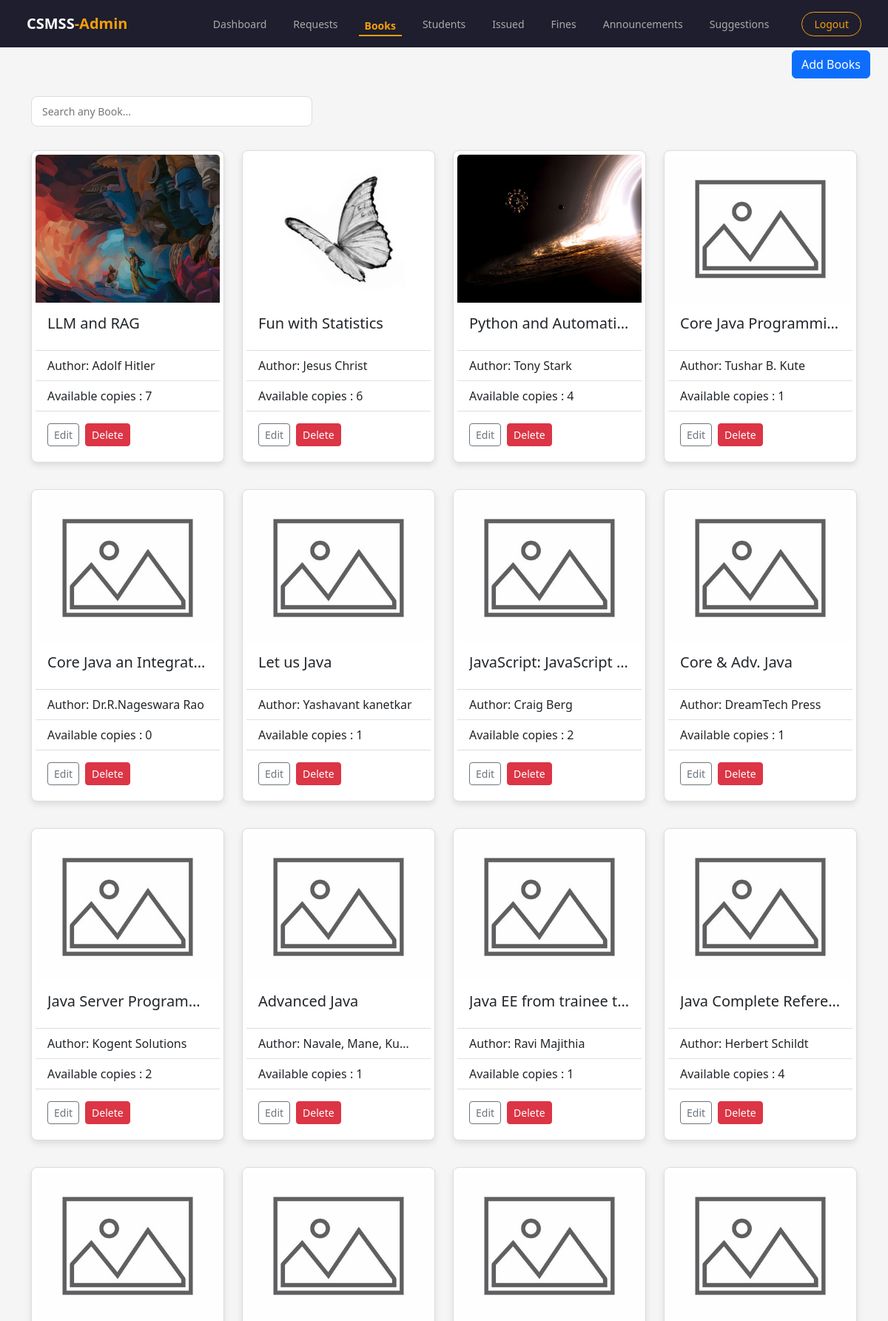
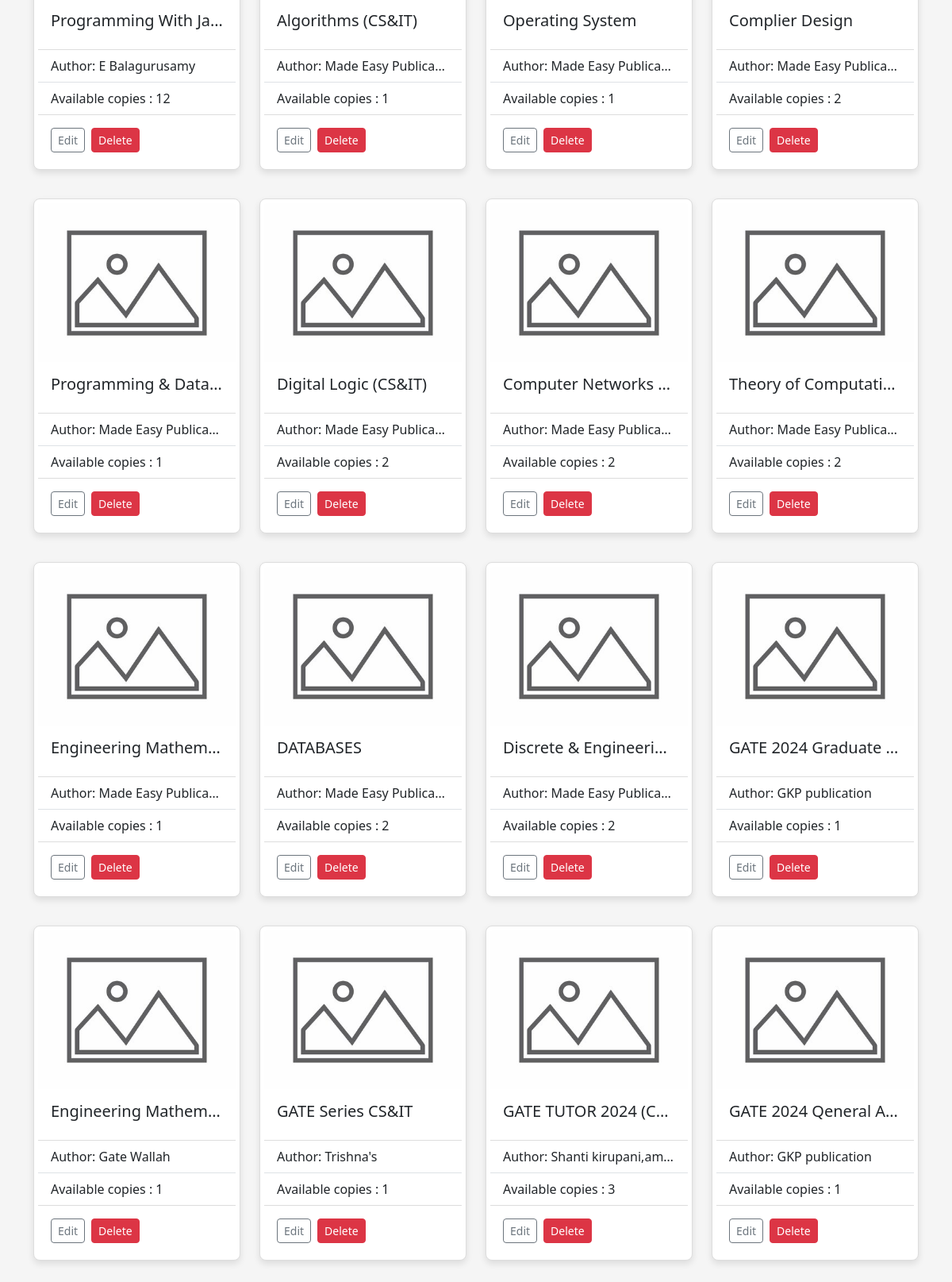
/admin/books (signed in, upper part), run on the app's committed database (2 pictures, top to bottom).
### models.py (models this page shows)
class Books(db.Model):
    __tablename__ = 'Books'
    id = db.Column(db.Integer, primary_key=True)
    title = db.Column(db.String(500), nullable=False)
    author = db.Column(db.String(500), nullable=False)
    isbn = db.Column(db.String(140), nullable=False)
    category_id = db.Column(db.Integer, nullable=False)
    total_copies = db.Column(db.Integer, nullable=False)
    available_copies = db.Column(db.Integer, nullable=False)
    cover_image = db.Column(db.String(200))

### app.py (the view)
@app.route('/admin/books', methods=['GET'])
def manage_book():
    if session.get('role') != 'admin':
        return redirect(url_for('admin_login'))
    books = Books.query.all()
    success = request.args.get('success')
    return render_template('admin/manage_books.html', books=books, success=success)

### templates/admin/manage_books.html (shortened to what this page needs)
{% extends 'base_admin.html' %}
{% block content %}
<div class="gap-2 d-md-flex justify-content-end mt-1 me-4 md-4">
<a class="btn btn-primary" href="/add_books" role="button">Add Books</a>
</div>
<div id="booksContainer" class="container mt-4">
    <div class="search-box mt-4">
        <input type="text" id="searchInput" placeholder="Search any Book...">
    </div>
    <div class="row" id=".card">
        {% for book in books | reverse %}
            <div class="col-6 col-md-4 col-lg-3 mt-3">
                <div class="card">
                    {% if book.cover_image %}
                    <img src="{{ url_for('static', filename='images/' + book.cover_image) }}" class="card-img-top" alt="" style="height: 200px; object-fit: cover;">
                    {% else %}
                    <img src="{{ url_for('static', filename='images/default.jpg') }}" class="card-img-top" alt="" style="height: 200px; object-fit: cover;">
                    {% endif %}
                    <div class="card-body">
                        <h5 class="card-title">{{ book.title }}</h5>
                    </div>
                    <ul class="list-group list-group-flush">
                        <li class="list-group-item text-truncate">Author: {{ book.author }}</li>
                        <li class="list-group-item">Available copies : {{ book.available_copies }}</li>
                    </ul>
                    <div class="card-body d-flex gap-2">
                        <a href="/admin/books/edit/{{ book.id }}/" class="btn btn-sm btn-outline-secondary">Edit</a>
                        <form action="{{ url_for('delete', book_id=book.id) }}" method="POST">
                            <button class="btn btn-sm btn-danger" type="submit" onclick="return confirm('Are you sure?')">Delete</button>
                        </form>
                    </div>
                </div>
            </div>
        {% endfor %}
    </div>
</div>
{% endblock %}

### static/css/style.css (style rules this page uses)
* { margin: 0; padding: 0; box-sizing: border-box; }
body { font-family: 'Segoe UI', sans-serif; min-height: 100vh; display: flex; flex-direction: column; }
a { text-decoration: none; color: inherit; }
.admin-body { background: #f5f5f5; }
.card { border: 1px solid #ddd; border-radius: 8px; padding: 5px; box-shadow: 0 4px 8px rgba(0,0,0,0.1); transition: transform 0.2s; margin-bottom: 20px; }
.search-box { margin-bottom: 16px; }
.search-box input { width: 100%; max-width: 380px; padding: 9px 14px; border: 1px solid #ddd; border-radius: 8px; font-size: 14px; outline: none; transition: border 0.2s; }
.card-title { white-space: nowrap; overflow: hidden; text-overflow: ellipsis; }

### data on the page
Books: cover_image (picture), title "LLM and RAG", author "Adolf Hitler", available_copies "7"
Books: cover_image (picture), title "Fun with Statistics", author "Jesus Christ", available_copies "6"
Books: cover_image (picture), title "Python and Automati…", author "Tony Stark", available_copies "4"
Books: title "Core Java Programmi…", author "Tushar B. Kute", available_copies "1"
Books: title "Core Java an Integrat…", author "Dr.R.Nageswara Rao", available_copies "0"
Books: title "Let us Java", author "Yashavant kanetkar", available_copies "1"
Books: title "JavaScript: JavaScript…", author "Craig Berg", available_copies "2"
Books: title "Core & Adv. Java", author "DreamTech Press", available_copies "1"
Books: title "Java Server Program…", author "Kogent Solutions", available_copies "2"
Books: title "Advanced Java", author "Navale, Mane, Ku…", available_copies "1"
Books: title "Java EE from trainee t…", author "Ravi Majithia", available_copies "1"
Books: title "Java Complete Refere…", author "Herbert Schildt", available_copies "4"
Books: title "Programming With Ja…", author "E Balagurusamy", available_copies "12"
Books: title "Algorithms (CS&IT)", author "Made Easy Publica…", available_copies "1"
Books: title "Operating System", author "Made Easy Publica…", available_copies "1"
Books: title "Complier Design", author "Made Easy Publica…", available_copies "2"
Books: title "Programming & Data…", author "Made Easy Publica…", available_copies "1"
Books: title "Digital Logic (CS&IT)", author "Made Easy Publica…", available_copies "2"
Books: title "Computer Networks…", author "Made Easy Publica…", available_copies "2"
Books: title "Theory of Computati…", author "Made Easy Publica…", available_copies "2"
Books: title "Engineering Mathem…", author "Made Easy Publica…", available_copies "1"
Books: title "DATABASES", author "Made Easy Publica…", available_copies "2"
Books: title "Discrete & Engineeri…", author "Made Easy Publica…", available_copies "2"
Books: title "GATE 2024 Graduate…", author "GKP publication", available_copies "1"
Books: title "Engineering Mathem…", author "Gate Wallah", available_copies "1"
Books: title "GATE Series CS&IT", author "Trishna's", available_copies "1"
Books: title "GATE TUTOR 2024 (C…", author "Shanti kirupani,am…", available_copies "3"
Books: title "GATE 2024 Qeneral A…", author "GKP publication", available_copies "1"
